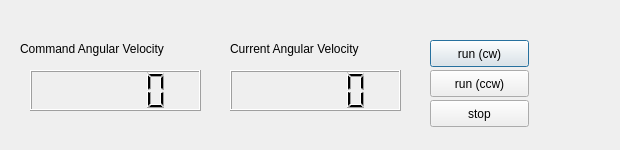
<?xml version="1.0" encoding="UTF-8"?>
<ui version="4.0">
 <class>Dialog</class>
 <widget class="QDialog" name="Dialog">
  <property name="geometry">
   <rect>
    <x>0</x>
    <y>0</y>
    <width>620</width>
    <height>150</height>
   </rect>
  </property>
  <property name="windowTitle">
   <string>Dialog</string>
  </property>
  <widget class="QLabel" name="label">
   <property name="geometry">
    <rect>
     <x>60</x>
     <y>40</y>
     <width>67</width>
     <height>17</height>
    </rect>
   </property>
   <property name="text">
    <string/>
   </property>
  </widget>
  <widget class="QLabel" name="label_2">
   <property name="geometry">
    <rect>
     <x>20</x>
     <y>40</y>
     <width>191</width>
     <height>17</height>
    </rect>
   </property>
   <property name="text">
    <string>Command Angular Velocity</string>
   </property>
  </widget>
  <widget class="QLabel" name="label_3">
   <property name="geometry">
    <rect>
     <x>230</x>
     <y>40</y>
     <width>171</width>
     <height>17</height>
    </rect>
   </property>
   <property name="text">
    <string>Current Angular Velocity</string>
   </property>
  </widget>
  <widget class="QLCDNumber" name="lcd_cmd_av">
   <property name="geometry">
    <rect>
     <x>30</x>
     <y>70</y>
     <width>171</width>
     <height>41</height>
    </rect>
   </property>
  </widget>
  <widget class="QLCDNumber" name="lcd_curr_av">
   <property name="geometry">
    <rect>
     <x>230</x>
     <y>70</y>
     <width>171</width>
     <height>41</height>
    </rect>
   </property>
  </widget>
  <widget class="QPushButton" name="button_run_cw">
   <property name="geometry">
    <rect>
     <x>430</x>
     <y>40</y>
     <width>99</width>
     <height>27</height>
    </rect>
   </property>
   <property name="text">
    <string>run (cw)</string>
   </property>
  </widget>
  <widget class="QPushButton" name="button_run_ccw">
   <property name="geometry">
    <rect>
     <x>430</x>
     <y>70</y>
     <width>99</width>
     <height>27</height>
    </rect>
   </property>
   <property name="text">
    <string>run (ccw)</string>
   </property>
  </widget>
  <widget class="QPushButton" name="button_stop">
   <property name="geometry">
    <rect>
     <x>430</x>
     <y>100</y>
     <width>99</width>
     <height>27</height>
    </rect>
   </property>
   <property name="text">
    <string>stop</string>
   </property>
  </widget>
 </widget>
 <layoutdefault spacing="6" margin="11"/>
 <resources/>
 <connections/>
</ui>
